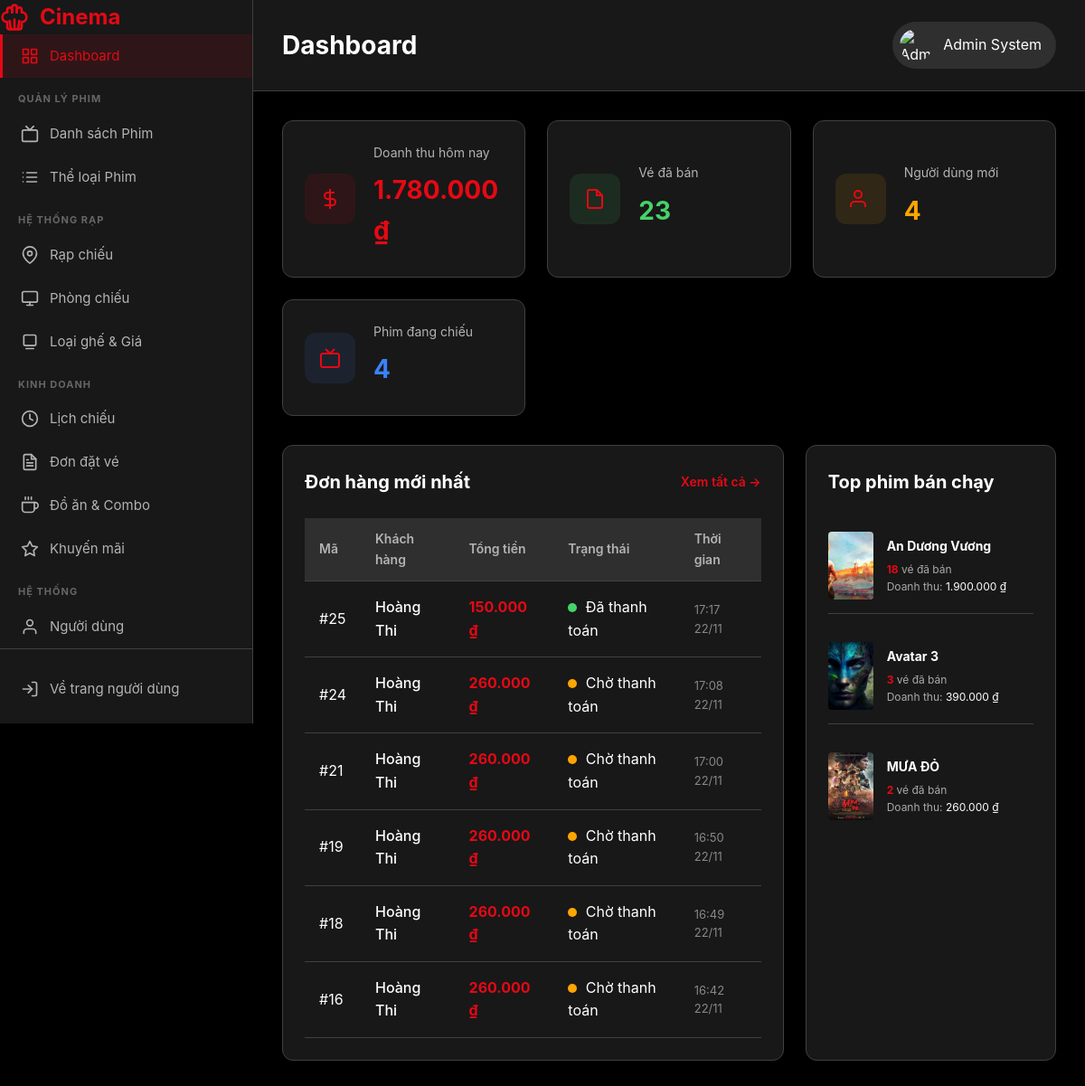
Page /BTL_MO/View/admin/dashboard.php (signed in) on the committed database.
### tables this page shows
CREATE TABLE `bookings` (
  `BookingID` int NOT NULL AUTO_INCREMENT,
  `UserID` int NOT NULL,
  `PromotionID` int DEFAULT NULL,
  `TotalAmount` decimal(10,2) NOT NULL,
  `PaymentStatus` enum('Pending','Paid','Canceled') DEFAULT 'Pending',
  `BookingTime` timestamp NULL DEFAULT CURRENT_TIMESTAMP,
  PRIMARY KEY (`BookingID`),
  KEY `UserID` (`UserID`),
  KEY `PromotionID` (`PromotionID`),
  CONSTRAINT `bookings_ibfk_1` FOREIGN KEY (`UserID`) REFERENCES `users` (`UserID`),
  CONSTRAINT `bookings_ibfk_2` FOREIGN KEY (`PromotionID`) REFERENCES `promotions` (`PromotionID`) ON DELETE SET NULL
);

CREATE TABLE `users` (
  `UserID` int NOT NULL AUTO_INCREMENT,
  `FullName` varchar(100) NOT NULL,
  `Email` varchar(100) NOT NULL,
  `PhoneNumber` varchar(20) DEFAULT NULL,
  `PasswordHash` varchar(255) NOT NULL,
  `Role` enum('User','Admin') DEFAULT 'User',
  `CreatedAt` timestamp NULL DEFAULT CURRENT_TIMESTAMP,
  PRIMARY KEY (`UserID`),
  UNIQUE KEY `Email` (`Email`)
);

### BTL_MO/functions/dashboard_functions.php (called while the page is built, shortened)
<?php
function getDashboardStats() {
    $conn = getDbConnection();
    $stats = [];
    $sql = "SELECT SUM(TotalAmount) as Val FROM Bookings WHERE PaymentStatus = 'Paid' AND DATE(BookingTime) = CURDATE()";
    $stats['revenue'] = $conn->query($sql)->fetch_assoc()['Val'] ?? 0;
    $sql = "SELECT COUNT(t.TicketID) as Val FROM Tickets t JOIN Bookings b ON t.BookingID = b.BookingID WHERE b.PaymentStatus = 'Paid'";
    $stats['tickets'] = $conn->query($sql)->fetch_assoc()['Val'] ?? 0;
    $sql = "SELECT COUNT(UserID) as Val FROM Users WHERE Role = 'User' AND MONTH(CreatedAt) = MONTH(CURDATE()) AND YEAR(CreatedAt) = YEAR(CURDATE())";
    $stats['users'] = $conn->query($sql)->fetch_assoc()['Val'] ?? 0;
    $sql = "SELECT COUNT(MovieID) as Val FROM Movies WHERE Status = 'Đang chiếu'";
    $stats['movies'] = $conn->query($sql)->fetch_assoc()['Val'] ?? 0;
    return $stats;
}
function getRecentBookings($limit = 5) {
    $conn = getDbConnection();
    $sql = "SELECT b.BookingID, b.TotalAmount, b.PaymentStatus, b.BookingTime,
                   u.FullName, u.Email
            FROM Bookings b
            JOIN Users u ON b.UserID = u.UserID
            ORDER BY b.BookingTime DESC
            LIMIT ?";
    $stmt = $conn->prepare($sql);
    $stmt->bind_param("i", $limit);
    $stmt->execute();
    $result = $stmt->get_result()->fetch_all(MYSQLI_ASSOC);
    return $result;
}
function getTopMovies($limit = 5) {
    $conn = getDbConnection();
    $sql = "SELECT m.Title, m.PosterURL, COUNT(tk.TicketID) as TicketCount, SUM(tk.Price) as Revenue
            FROM Movies m
            LEFT JOIN Showtimes st ON m.MovieID = st.MovieID
            LEFT JOIN Tickets tk ON st.ShowtimeID = tk.ShowtimeID
            LEFT JOIN Bookings b ON tk.BookingID = b.BookingID
            WHERE b.PaymentStatus = 'Paid'
            GROUP BY m.MovieID
            ORDER BY TicketCount DESC
            LIMIT ?";
    $stmt = $conn->prepare($sql);
    $stmt->bind_param("i", $limit);
    $stmt->execute();
    $result = $stmt->get_result()->fetch_all(MYSQLI_ASSOC);
    return $result;
}
?>

### BTL_MO/View/admin/dashboard.php (the view, shortened to what this page needs)
<?php
require_once '../../functions/dashboard_functions.php';
$stats = getDashboardStats();
$recent_bookings = getRecentBookings(6);
$top_movies = getTopMovies(5);
?>
<!DOCTYPE html>
<html lang="vi">
<head>
    <link rel="stylesheet" href="../../assets/css/style.css">
    <link rel="stylesheet" href="../../assets/css/admin.css">
</head>
<body>
    <div class="admin-layout">
        <?php include 'partials/sidebar.php'; ?>
        <main class="admin-main">
            <header class="admin-header">
                <h1>Dashboard</h1>
                <div class="header-actions">
                    <div class="user-menu">
                        <img src="../../assets/images/default-avatar.png" alt="Admin">
                        <span><?php echo htmlspecialchars($_SESSION['full_name']); ?></span>
                    </div>
                </div>
            </header>
            <div class="dashboard-content">
                <div class="stats-grid">
                    <div class="stat-card">
                        <div class="stat-icon" style="background: rgba(229, 9, 20, 0.1);">
                            <svg width="24" height="24" viewBox="0 0 24 24" fill="none" stroke="currentColor" stroke-width="2"><line x1="12" y1="1" x2="12" y2="23"></line><path d="M17 5H9.5a3.5 3.5 0 0 0 0 7h5a3.5 3.5 0 0 1 0 7H6"></path></svg>
                        </div>
                        <div class="stat-info">
                            <span class="stat-label">Doanh thu hôm nay</span>
                            <span class="stat-value" style="color: #e50914;">
                                <?php echo number_format($stats['revenue'], 0, ',', '.'); ?> ₫
                            </span>
                        </div>
                    </div>
                    <div class="stat-card">
                        <div class="stat-icon" style="background: rgba(70, 211, 105, 0.1);">
                             <svg width="24" height="24" viewBox="0 0 24 24" fill="none" stroke="currentColor" stroke-width="2"><path d="M14 2H6a2 2 0 0 0-2 2v16a2 2 0 0 0 2 2h12a2 2 0 0 0 2-2V8z"></path><polyline points="14 2 14 8 20 8"></polyline></svg>
                        </div>
                        <div class="stat-info">
                            <span class="stat-label">Vé đã bán</span>
                            <span class="stat-value" style="color: #46d369;"><?php echo number_format($stats['tickets']); ?></span>
                        </div>
                    </div>
                    <div class="stat-card">
                        <div class="stat-icon" style="background: rgba(255, 165, 0, 0.1);">
                           <svg width="24" height="24" viewBox="0 0 24 24" fill="none" stroke="currentColor" stroke-width="2"><path d="M17 21v-2a4 4 0 0 0-4-4H5a4 4 0 0 0-4 4v2"></path><circle cx="9" cy="7" r="4"></circle></svg>
                        </div>
                        <div class="stat-info">
                            <span class="stat-label">Người dùng mới</span>
                            <span class="stat-value" style="color: #ffa500;"><?php echo number_format($stats['users']); ?></span>
                        </div>
                    </div>
                    <div class="stat-card">
                        <div class="stat-icon" style="background: rgba(59, 130, 246, 0.1);">
                             <svg width="24" height="24" viewBox="0 0 24 24" fill="none" stroke="currentColor" stroke-width="2"><rect x="2" y="7" width="20" height="15" rx="2" ry="2"></rect><polyline points="17 2 12 7 7 2"></polyline></svg>
                        </div>
                        <div class="stat-info">
                            <span class="stat-label">Phim đang chiếu</span>
                            <span class="stat-value" style="color: #3b82f6;"><?php echo number_format($stats['movies']); ?></span>
                        </div>
                    </div>
                </div>
                <div class="dashboard-grid-2" style="margin-top: 30px;">
                    <div class="dashboard-card">
                        <div class="card-header">
                            <h3>Đơn hàng mới nhất</h3>
                            <a href="bookings.php" class="card-action">Xem tất cả →</a>
                        </div>
                        <div class="table-responsive">
                            <table class="data-table">
                                <thead>
                                    <tr>
                                        <th>Mã</th>
                                        <th>Khách hàng</th>
                                        <th>Tổng tiền</th>
                                        <th>Trạng thái</th>
                                        <th>Thời gian</th>
                                    </tr>
                                </thead>
                                <tbody>
                                    <?php if (empty($recent_bookings)): ?>
                                        <tr><td colspan="5" class="text-center">Chưa có đơn hàng nào.</td></tr>
                                    <?php else: ?>
                                        <?php foreach ($recent_bookings as $bk): ?>
                                        <tr>
                                            <td>#<?php echo $bk['BookingID']; ?></td>
                                            <td>
                                                <div style="font-weight: 500;"><?php echo htmlspecialchars($bk['FullName']); ?></div>
                                            </td>
                                            <td style="color: var(--primary-color); font-weight: bold;">
                                                <?php echo number_format($bk['TotalAmount'], 0, ',', '.'); ?> ₫
                                            </td>
                                            <td>
                                                <span class="status-dot dot-<?php echo $bk['PaymentStatus']; ?>"></span>
                                                <?php
                                                    if ($bk['PaymentStatus'] == 'Paid') echo 'Đã thanh toán';
                                                    elseif ($bk['PaymentStatus'] == 'Pending') echo 'Chờ thanh toán';
                                                    elseif ($bk['PaymentStatus'] == 'Cancelled') echo 'Đã hủy';
                                                    else echo $bk['PaymentStatus'];
                                                ?>
                                            </td>
                                            <td style="color: #888; font-size: 13px;">
                                                <?php echo date('H:i d/m', strtotime($bk['BookingTime'])); ?>
                                            </td>
                                        </tr>
                                        <?php endforeach; ?>
                                    <?php endif; ?>
                                </tbody>
                            </table>
                        </div>
                    </div>
                    <div class="dashboard-card">
                        <div class="card-header">
                            <h3>Top phim bán chạy</h3>
                        </div>
                        <div class="top-movies-list">
                            <?php if (empty($top_movies)): ?>
                                <p style="color: #777; text-align: center;">Chưa có dữ liệu phim.</p>
                            <?php else: ?>
                                <?php foreach ($top_movies as $mv):
                                    $poster = !empty($mv['PosterURL']) ? "../../".$mv['PosterURL'] : "../../assets/images/no-poster.jpg";
                                ?>
                                <div class="top-movie-item">
                                    <img src="<?php echo htmlspecialchars($poster); ?>" class="tm-poster">
                                    <div class="tm-info">
                                        <h4><?php echo htmlspecialchars($mv['Title']); ?></h4>
                                        <div class="tm-stats">
                                            <span class="tm-highlight"><?php echo $mv['TicketCount']; ?></span> vé đã bán
                                            <br>
                                            Doanh thu: <span style="color: #fff;"><?php echo number_format($mv['Revenue'], 0, ',', '.'); ?> ₫</span>
                                        </div>
                                    </div>
                                </div>
                                <?php endforeach; ?>
                            <?php endif; ?>
                        </div>
                    </div>
                </div>
            </div>
        </main>
    </div>
</body>
</html>

### BTL_MO/assets/css/style.css (style rules this page uses)
:root { --primary-color: #e50914; --primary-dark: #b20710; --secondary-color: #0f1014; --text-primary: #ffffff; --text-secondary: #b3b3b3; --bg-primary: #000000; --bg-secondary: #181818; --bg-tertiary: #2f2f2f; --border-color: #404040; --success-color: #46d369; --warning-color: #ffa500; --danger-color: #e50914; --shadow: 0 4px 12px rgba(0, 0, 0, 0.5); --shadow-lg: 0 8px 24px rgba(0, 0, 0, 0.6); --transition: all 0.3s ease; --border-radius: 8px; }
* { margin: 0; padding: 0; box-sizing: border-box; }
body { font-family: -apple-system, BlinkMacSystemFont, 'Segoe UI', Roboto, 'Helvetica Neue', Arial, sans-serif; background: var(--bg-primary); color: var(--text-primary); line-height: 1.6; overflow-x: hidden; }

### BTL_MO/assets/css/admin.css (style rules this page uses)
.admin-layout { display: grid; grid-template-columns: 280px 1fr; min-height: 100vh; }
.admin-main { overflow-x: hidden; }
.admin-header { background: var(--bg-secondary); border-bottom: 1px solid var(--border-color); padding: 24px 32px; display: flex; justify-content: space-between; align-items: center; position: sticky; top: 0; z-index: 100; }
.admin-header h1 { font-size: 28px; }
.header-actions { display: flex; align-items: center; gap: 20px; }
.user-menu { display: flex; align-items: center; gap: 12px; padding: 8px 16px 8px 8px; background: var(--bg-tertiary); border-radius: 50px; cursor: pointer; transition: var(--transition); }
.user-menu img { width: 36px; height: 36px; border-radius: 50%; object-fit: cover; }
.dashboard-content { padding: 32px; }
.stats-grid { display: grid; grid-template-columns: repeat(auto-fit, minmax(250px, 1fr)); gap: 24px; margin-bottom: 32px; }
.stat-card { background: var(--bg-secondary); border: 1px solid var(--border-color); border-radius: 12px; padding: 24px; display: flex; gap: 20px; align-items: center; }
.stat-icon { width: 56px; height: 56px; border-radius: 12px; display: flex; align-items: center; justify-content: center; flex-shrink: 0; }
.stat-icon svg { color: var(--primary-color); }
.stat-info { flex: 1; display: flex; flex-direction: column; }
.stat-label { font-size: 14px; color: var(--text-secondary); margin-bottom: 8px; }
.stat-value { font-size: 28px; font-weight: 700; margin-bottom: 4px; }
.dashboard-card { background: var(--bg-secondary); border: 1px solid var(--border-color); border-radius: 12px; padding: 24px; }
.card-header { display: flex; justify-content: space-between; align-items: center; margin-bottom: 24px; }
.card-header h3 { font-size: 20px; }
.card-action { color: var(--primary-color); text-decoration: none; font-weight: 600; font-size: 14px; transition: var(--transition); }
.top-movies-list { display: flex; flex-direction: column; gap: 16px; }
.table-responsive { overflow-x: auto; }
.data-table { width: 100%; border-collapse: collapse; }
.data-table thead { background: var(--bg-tertiary); }
.data-table th { padding: 12px 16px; text-align: left; font-weight: 600; font-size: 14px; color: var(--text-secondary); border-bottom: 1px solid var(--border-color); }
.data-table td { padding: 16px; border-bottom: 1px solid var(--border-color); }
.data-table tbody tr { transition: var(--transition); }

### BTL_MO/View/admin/dashboard.php (style rules this page uses)
.dashboard-grid-2 { display: grid; grid-template-columns: 2fr 1fr; gap: 24px; }
.top-movie-item { display: flex; gap: 15px; align-items: center; padding: 15px 0; border-bottom: 1px solid var(--border-color); }
.top-movie-item:last-child { border-bottom: none; }
.tm-poster { width: 50px; height: 75px; object-fit: cover; border-radius: 4px; }
.tm-info h4 { font-size: 14px; margin-bottom: 5px; color: #fff; }
.tm-stats { font-size: 12px; color: #aaa; }
.tm-highlight { color: var(--primary-color); font-weight: bold; }
.status-dot { height: 10px; width: 10px; border-radius: 50%; display: inline-block; margin-right: 5px; }
.dot-Paid { background-color: #46d369; }
.dot-Pending { background-color: #ffa500; }

### rows in the picture
bookings: BookingID "25", UserID.FullName "Hoàng Thi", TotalAmount "150.000", PaymentStatus "Đã thanh toán", BookingTime "17:17 22/11"
bookings: BookingID "24", UserID.FullName "Hoàng Thi", TotalAmount "260.000", PaymentStatus "Chờ thanh toán", BookingTime "17:08 22/11"
bookings: BookingID "21", UserID.FullName "Hoàng Thi", TotalAmount "260.000", PaymentStatus "Chờ thanh toán", BookingTime "17:00 22/11"
bookings: BookingID "19", UserID.FullName "Hoàng Thi", TotalAmount "260.000", PaymentStatus "Chờ thanh toán", BookingTime "16:50 22/11"
bookings: BookingID "18", UserID.FullName "Hoàng Thi", TotalAmount "260.000", PaymentStatus "Chờ thanh toán", BookingTime "16:49 22/11"
bookings: BookingID "16", UserID.FullName "Hoàng Thi", TotalAmount "260.000", PaymentStatus "Chờ thanh toán", BookingTime "16:42 22/11"

### other values in the picture
$_SESSION['full_name'] "Admin System"
$stats['revenue'] "1.780.000"
$stats['tickets'] "23"
$stats['users'] "4"
$stats['movies'] "4"
$mv['Title'] "An Dương Vương"
$mv['TicketCount'] "18"
$mv['Revenue'] "1.900.000"
$mv['Title'] "Avatar 3"
$mv['TicketCount'] "3"
$mv['Revenue'] "390.000"
$mv['Title'] "MƯA ĐỎ"
$mv['TicketCount'] "2"
$mv['Revenue'] "260.000"
